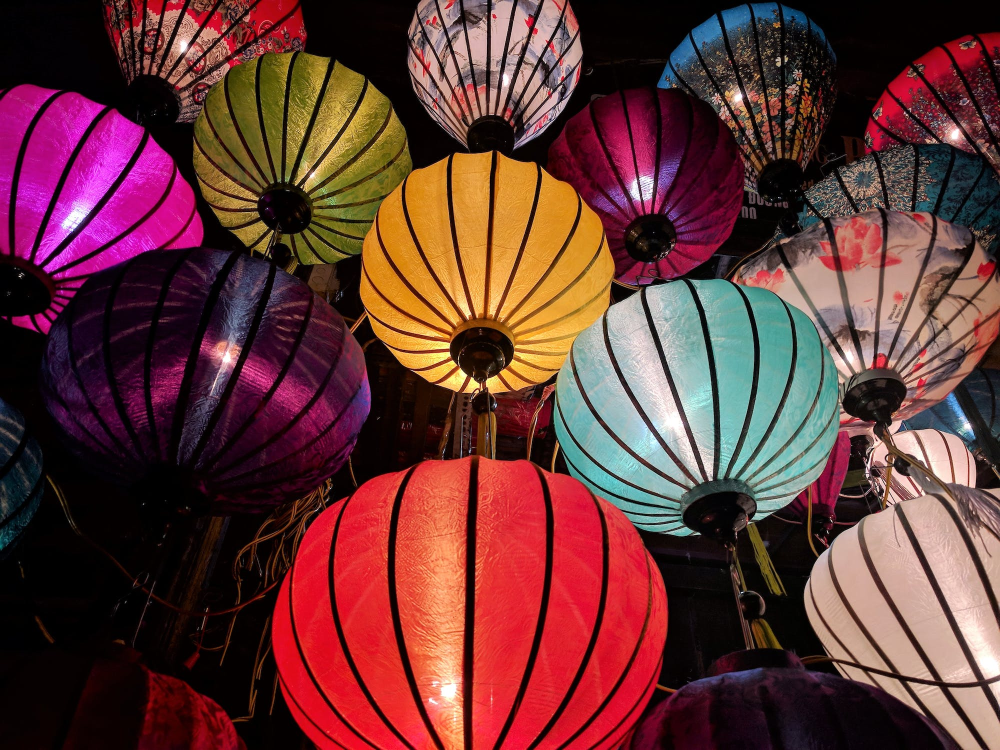
#> input picture open CV/pexel.jpeg, 2000 x 1500 px (shown at 1/2 size)
$ python rotate.py
#> lines starting #> are read from the running program, lines starting #| are printed output that depends on the picture
# -*- coding: utf-8 -*-
"""
Created on Fri Feb 10 11:21:02 2023

@author: 91974
"""

import cv2

img=cv2.imread('pexel.jpeg',1)
#> img is the input picture: shape (1500, 2000, 3); mean B, G, R 54.5, 55.5, 102
print(img.shape)
#| (1500, 2000, 3)

img_resized=cv2.resize(img,(500,500),
                       interpolation=cv2.INTER_NEAREST)
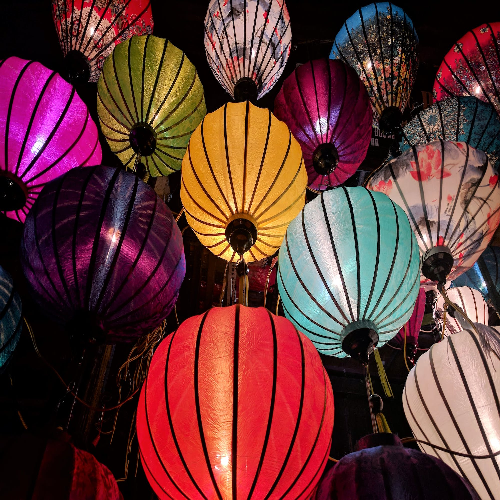
#> img_resized: shape (500, 500, 3); mean B, G, R 54.5, 55.4, 101.9
print(img_resized.shape)
#| (500, 500, 3)

image=cv2.rotate(img_resized,cv2.ROTATE_90_COUNTERCLOCKWISE)
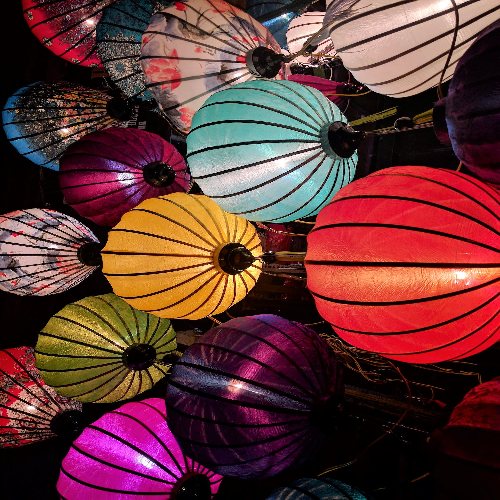
#> image: shape (500, 500, 3); mean B, G, R 54.5, 55.4, 101.9
status=cv2.imwrite("rotated img.png",image)
cv2.imshow("img",image)
cv2.waitKey(0)
cv2.destroyAllWindows()

$ run again, with open CV/form.jpeg copied over open CV/pexel.jpeg
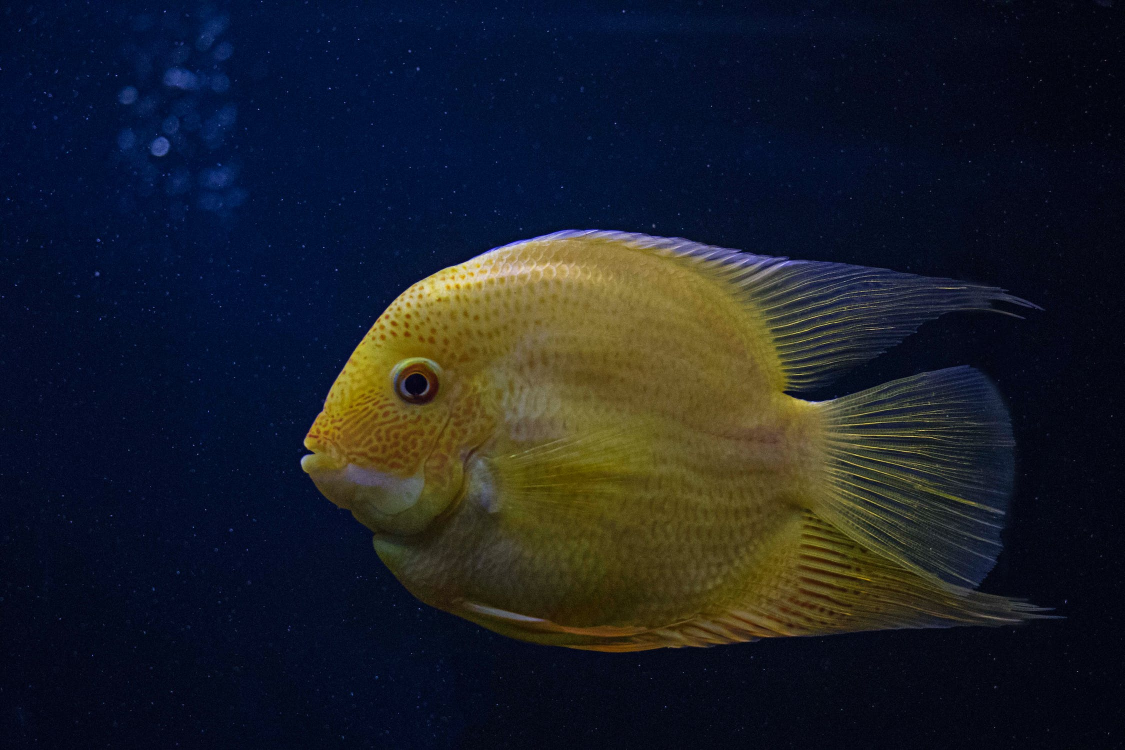
#> input picture open CV/form.jpeg, 2250 x 1500 px (shown at 1/2 size)
#> img is the input picture: shape (1500, 2250, 3); mean B, G, R 39.9, 31.2, 27.4
#| (1500, 2250, 3)
#> `img_resized=cv2.resize(img,(500,500), interpolation=cv2.INTER_NEAREST)`:
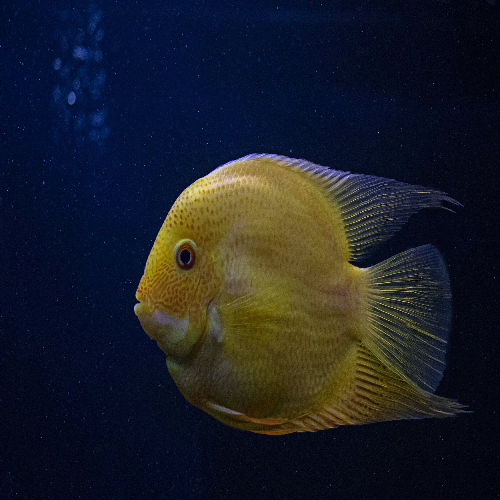
#> img_resized: shape (500, 500, 3); mean B, G, R 39.9, 31.2, 27.4
#| (500, 500, 3)
#> `image=cv2.rotate(img_resized,cv2.ROTATE_90_COUNTERCLOCKWISE)`:
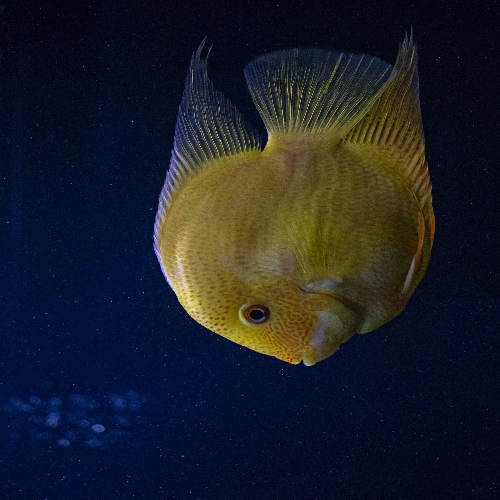
#> image: shape (500, 500, 3); mean B, G, R 39.9, 31.2, 27.4

$ run again, with open CV/women.jpeg copied over open CV/pexel.jpeg
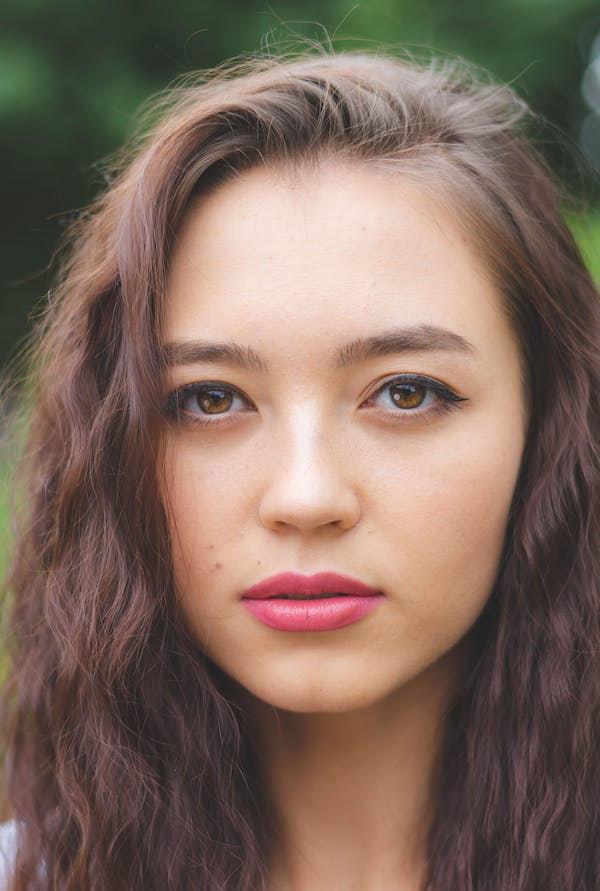
#> input picture open CV/women.jpeg, 600 x 891 px
#> img is the input picture: shape (891, 600, 3); mean B, G, R 93.5, 105.7, 127.7
#| (891, 600, 3)
#> `img_resized=cv2.resize(img,(500,500), interpolation=cv2.INTER_NEAREST)`:
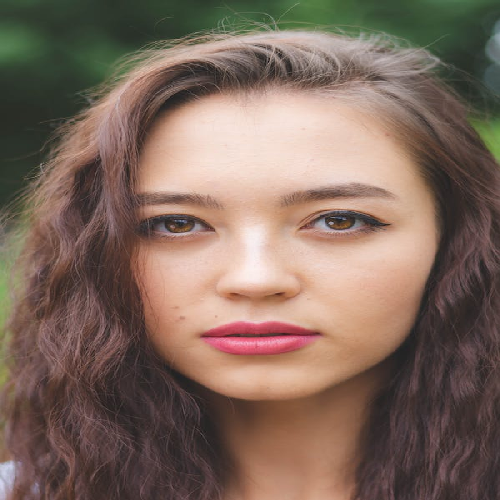
#> img_resized: shape (500, 500, 3); mean B, G, R 93.5, 105.7, 127.6
#| (500, 500, 3)
#> `image=cv2.rotate(img_resized,cv2.ROTATE_90_COUNTERCLOCKWISE)`:
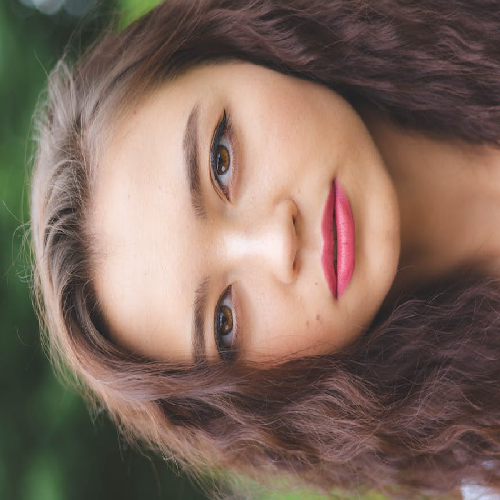
#> image: shape (500, 500, 3); mean B, G, R 93.5, 105.7, 127.6

$ run again, with open CV/photo.jpg copied over open CV/pexel.jpeg
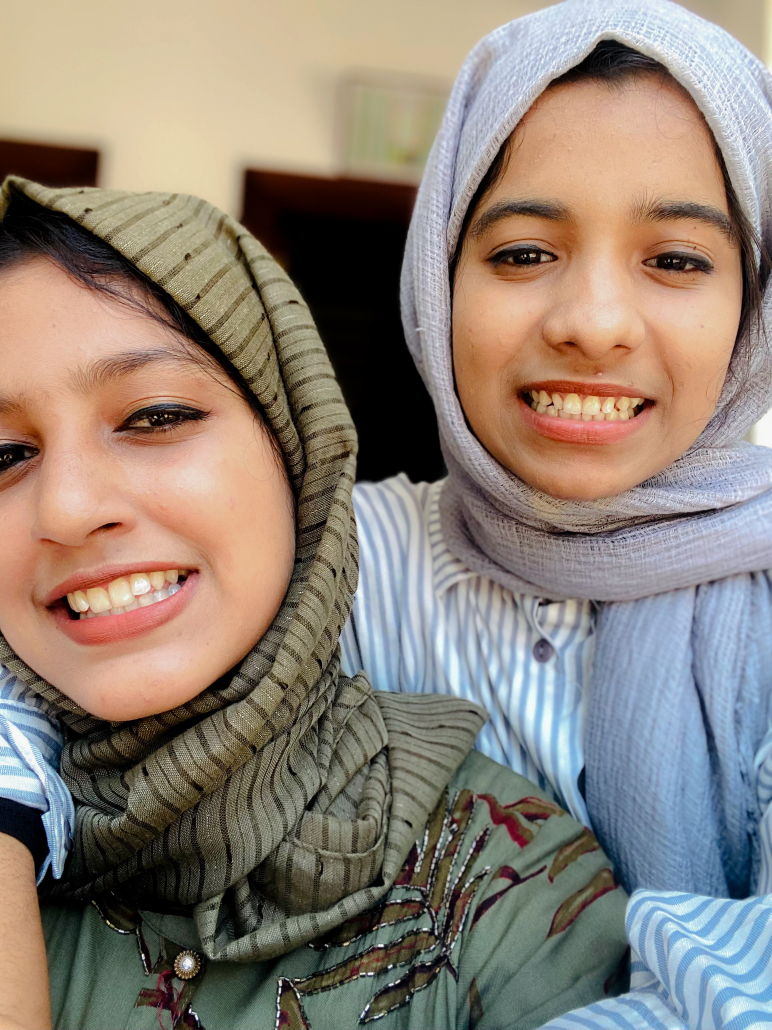
#> input picture open CV/photo.jpg, 2316 x 3088 px (shown at 1/3 size)
#> img is the input picture: shape (3088, 2316, 3); mean B, G, R 118.4, 129.5, 141.6
#| (3088, 2316, 3)
#> `img_resized=cv2.resize(img,(500,500), interpolation=cv2.INTER_NEAREST)`:
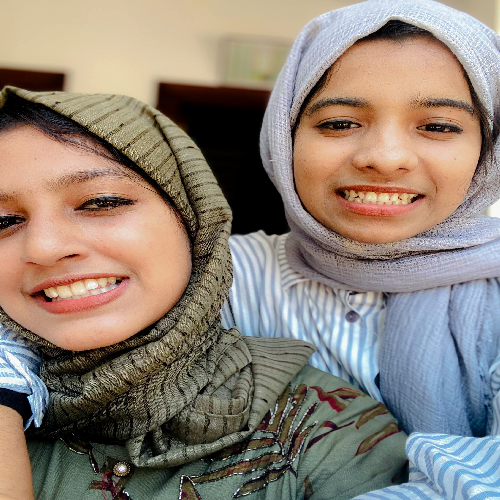
#> img_resized: shape (500, 500, 3); mean B, G, R 118.3, 129.4, 141.6
#| (500, 500, 3)
#> `image=cv2.rotate(img_resized,cv2.ROTATE_90_COUNTERCLOCKWISE)`:
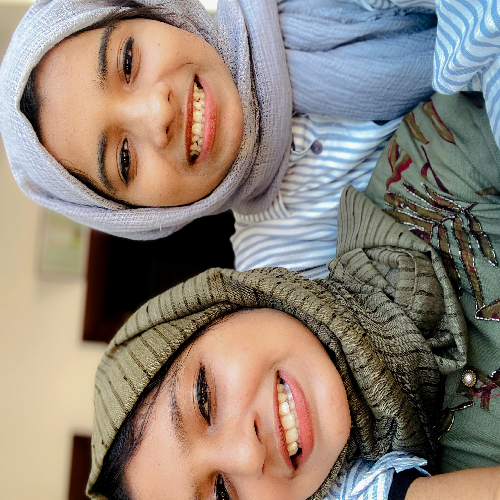
#> image: shape (500, 500, 3); mean B, G, R 118.3, 129.4, 141.6
